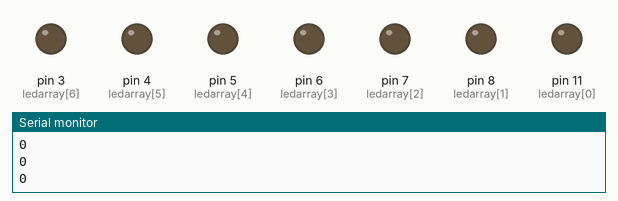
Simulated run of this sketch. Board: Arduino Uno, built with avr-gcc and run on an emulated ATmega328P. On the bench: output pins drawn as LEDs (lit = HIGH), the last lines printed to the serial monitor.

Above: at 0.1 s.
At 4.1 s:
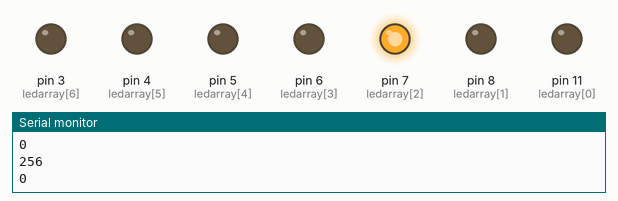
At 9.1 s:
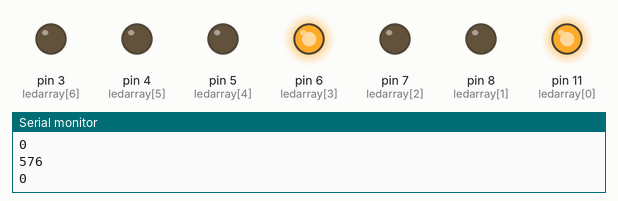
At 19.1 s:
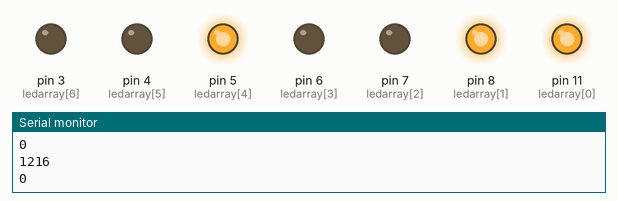
At 28.1 s:
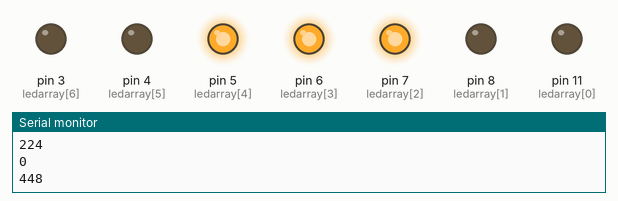
At 38.1 s:
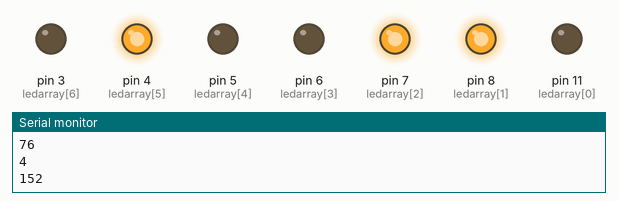
Timing chart, 0 to 40.0 s (numbered marks = the images above):
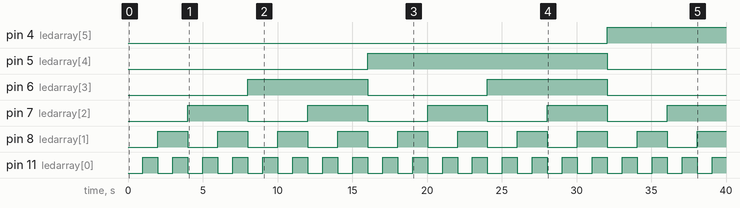

The sketch:

chenillard.ino
```cpp
int vdelay = 1000;

int ledarray[] = { 11, 8, 7, 6, 5, 4, 3 };

void setup() {
  Serial.begin(9600);
  // put your setup code here, to run once:
  pinMode(3, OUTPUT);
  pinMode(4, OUTPUT);
  pinMode(5, OUTPUT);
  pinMode(6, OUTPUT);
  pinMode(7, OUTPUT);
  pinMode(8, OUTPUT);
  pinMode(11, OUTPUT);
}

void loop() {
  for (int i = 0; i < 127; ++i) {
    Serial.println("--");
    Serial.println(i);
    for (int j = 0; j < 7; ++j) {
      //Serial.println(ledarray[j]);
      Serial.println(i << j);
      Serial.println(i & (i << j));
      if (i & (1 << j)) {
        digitalWrite(ledarray[j], HIGH);
      } else {
        digitalWrite(ledarray[j], LOW);
      }
    }
    delay(vdelay);
  }
}
```

Measured:
- by itself, pin 4 (ledarray[5]): LOW → HIGH at 32.1 s
- by itself, pin 5 (ledarray[4]): LOW → HIGH at 16.0 s, → LOW 16.0 s later
- by itself, pin 6 (ledarray[3]): alternates HIGH for 8.0 s and LOW for 8.0 s
- by itself, pin 7 (ledarray[2]): alternates HIGH for 4.0 s and LOW for 4.0 s
- by itself, pin 8 (ledarray[1]): alternates HIGH for 2.0 s and LOW for 2.0 s
- by itself, pin 11 (ledarray[0]): alternates HIGH for 1.0 s and LOW for 1.0 s
